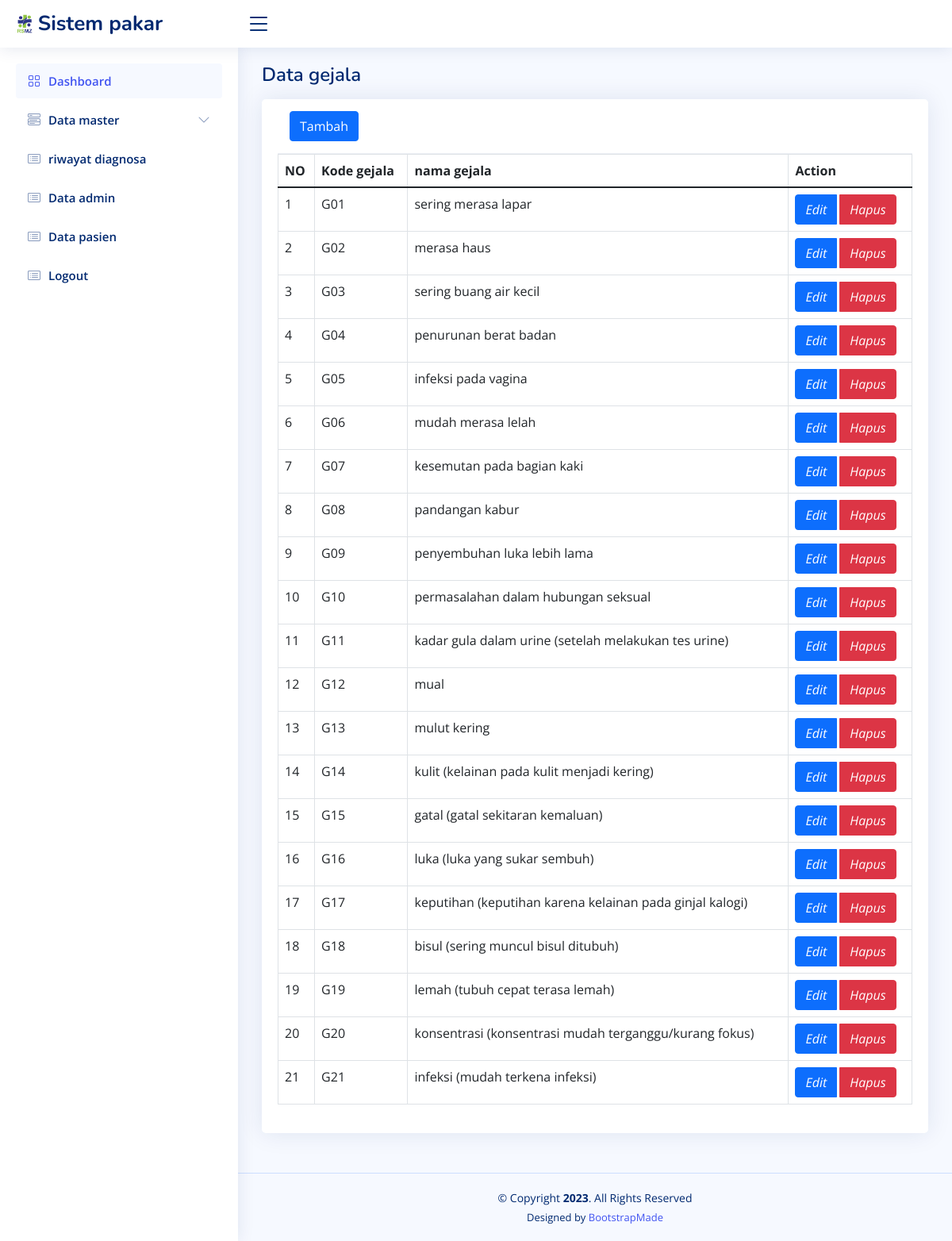
Page /spadmin/admin/data_pertanyaan.php on the committed database.
### tables this page shows
CREATE TABLE `gejala` (
  `id_g` int(20) NOT NULL,
  `kd_gejala` varchar(20) NOT NULL,
  `gejala` varchar(500) NOT NULL
);

### spadmin/admin/data_pertanyaan.php (the view, shortened to what this page needs)
  <?php
include 'template/header.php';
include 'template/sidebar.php';
?>
  <main id="main" class="main">
    <div class="pagetitle">
      <h1>Data gejala </h1>
    </div>
    <section class="section">
      <div class="row">
        <div class="col-lg-12">
          <div class="card">
            <div class="card-body">
               <div class="card-header">
                     <button type="button" class="btn btn-primary" data-bs-toggle="modal" data-bs-target="#tambah">
                Tambah
              </button>
              </div>
              <table class="table table-bordered">
                <thead>
                                              <tr>
                                                <th><i class=""></i> NO</th>
                                                <th><i class=""></i>Kode gejala</th>
                                                <th><i class=""></i>nama gejala</th>
                                                <th><i class="icon_cogs"></i> Action</th>
                                              </tr>
                                        </thead>
                                        <tbody>
                                             <?php
                                                  include'../koneksi.php';
                                                  $no = 1;
                                                  $sql = mysqli_query($koneksi, "SELECT * from gejala ");
                                                    while($data = mysqli_fetch_array($sql)){
                                                ?>
                                            <tr class="table-white">
                                                <td><?php echo $no++;  ?></td>
                                                <td><?php echo $data['kd_gejala']; ?></td>
                                                <td><?php echo $data['gejala']; ?></td>
                                                <td>
                                                  <div class="btn-group">
                                                    <a type="button" class="btn btn-primary" data-bs-toggle="modal" data-bs-target="#ubah<?php echo $data['kd_gejala']; ?>"><i class="fa fa-edit">Edit</i></a> &nbsp;
                                                   <a class="btn btn-danger" onclick="return confirm('Apakah Anda Yakin Ingin Menghapus Data ini ?')"  href="data_pertanyaan.php?aksi=hapus&kd_gejala=<?php echo $data['kd_gejala']; ?>" class="btn btn-sm btn-danger" title=""><i class="fa fa-trash">Hapus</i></a>
                                                  </div>
                                                </td>
                                            </tr>
                  <div id="ubah<?php echo $data['kd_gejala']; ?>" class="modal fade" role="dialog">
                      <div class="modal-dialog">
                            <?php
                                  }
                                  ?>
                                        </tbody>
                                    </table>
                                </div>
                    </div>
                </div>
              </div>
    </section>
  </main>
 <?php include 'template/footer.php'; ?>
</body>
</html>

### spadmin/admin/assets/css/style.css (style rules this page uses)
:root { scroll-behavior: smooth; }
body { font-family: "Open Sans", sans-serif; background: #f6f9ff; color: #444444; }
a { color: #4154f1; text-decoration: none; }
h1, h2, h3, h4, h5, h6 { font-family: "Nunito", sans-serif; }
#main { margin-top: 60px; padding: 20px 30px; transition: all 0.3s; }
.pagetitle { margin-bottom: 10px; }
.pagetitle h1 { font-size: 24px; margin-bottom: 0; font-weight: 600; color: #012970; }
.card { margin-bottom: 30px; border: none; border-radius: 5px; box-shadow: 0px 0 30px rgba(1, 41, 112, 0.1); }
.card-header, .card-footer { border-color: #ebeef4; background-color: #fff; color: #798eb3; padding: 15px; }
.card-body { padding: 0 20px 20px 20px; }
@media (min-width: 1200px) { #main, #footer { margin-left: 300px; } }

### rows in the picture
gejala: kd_gejala "G01", gejala "sering merasa lapar"
gejala: kd_gejala "G02", gejala "merasa haus"
gejala: kd_gejala "G03", gejala "sering buang air kecil"
gejala: kd_gejala "G04", gejala "penurunan berat badan"
gejala: kd_gejala "G05", gejala "infeksi pada vagina"
gejala: kd_gejala "G06", gejala "mudah merasa lelah"
gejala: kd_gejala "G07", gejala "kesemutan pada bagian kaki"
gejala: kd_gejala "G08", gejala "pandangan kabur"
gejala: kd_gejala "G09", gejala "penyembuhan luka lebih lama"
gejala: kd_gejala "G10", gejala "permasalahan dalam hubungan seksual"
gejala: kd_gejala "G11", gejala "kadar gula dalam urine (setelah melakukan tes urine)"
gejala: kd_gejala "G12", gejala "mual"
gejala: kd_gejala "G13", gejala "mulut kering"
gejala: kd_gejala "G14", gejala "kulit (kelainan pada kulit menjadi kering)"
gejala: kd_gejala "G15", gejala "gatal (gatal sekitaran kemaluan)"
gejala: kd_gejala "G16", gejala "luka (luka yang sukar sembuh)"
gejala: kd_gejala "G17", gejala "keputihan (keputihan karena kelainan pada ginjal kalogi)"
gejala: kd_gejala "G18", gejala "bisul (sering muncul bisul ditubuh)"
gejala: kd_gejala "G19", gejala "lemah (tubuh cepat terasa lemah)"
gejala: kd_gejala "G20", gejala "konsentrasi (konsentrasi mudah terganggu/kurang fokus)"
gejala: kd_gejala "G21", gejala "infeksi (mudah terkena infeksi)"
